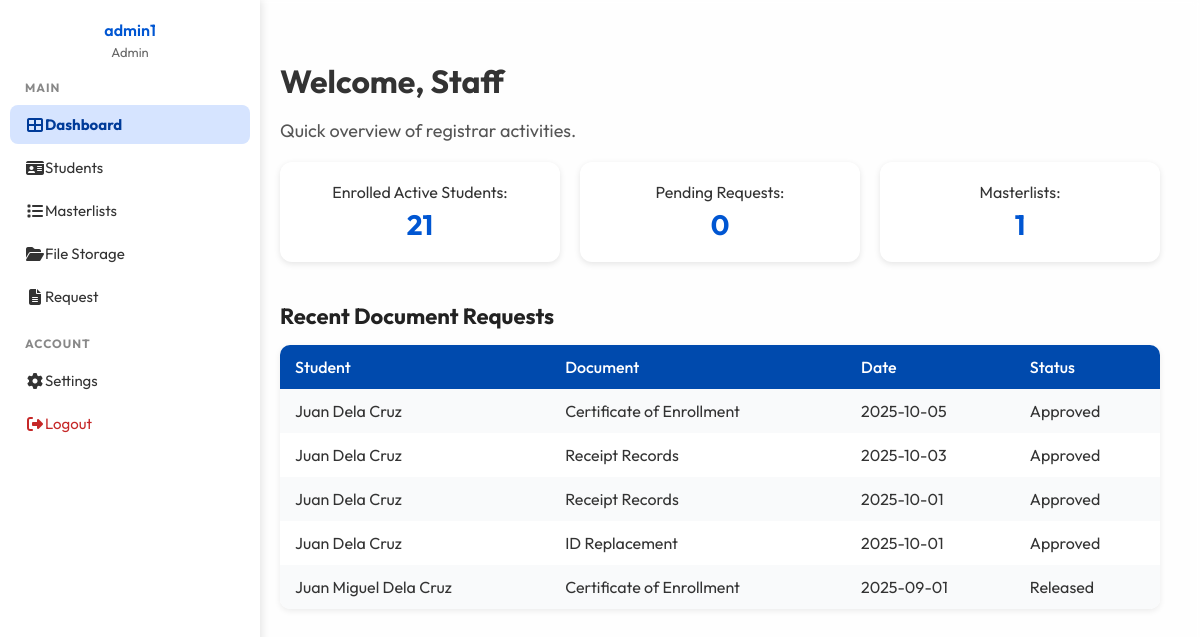
The app's page /staff/index.php (signed in) with its own data.
### tables this page shows
CREATE TABLE `users` (
  `user_id` int(11) NOT NULL,
  `username` varchar(255) DEFAULT NULL,
  `email` varchar(255) NOT NULL,
  `password_hash` text DEFAULT NULL,
  `role_id` int(11) DEFAULT NULL,
  `active` tinyint(1) DEFAULT NULL
);

CREATE TABLE `roles` (
  `role_id` int(11) NOT NULL,
  `name` varchar(255) DEFAULT NULL,
  `description` text DEFAULT NULL
);

CREATE TABLE `document_requests` (
  `request_id` int(11) NOT NULL,
  `student_id` varchar(255) DEFAULT NULL,
  `document_type` varchar(255) DEFAULT NULL,
  `notes` text NOT NULL,
  `request_date` date DEFAULT NULL,
  `status` varchar(255) DEFAULT NULL,
  `release_date` date DEFAULT NULL
);

CREATE TABLE `students` (
  `student_id` varchar(255) NOT NULL,
  `user_id` int(11) DEFAULT NULL,
  `first_name` varchar(255) DEFAULT NULL,
  `last_name` varchar(255) DEFAULT NULL,
  `birthdate` date DEFAULT NULL,
  `gender` varchar(255) DEFAULT NULL,
  `program` varchar(50) NOT NULL,
  `year_level` int(11) DEFAULT NULL,
  `section` int(10) NOT NULL,
  `student_status` varchar(255) DEFAULT NULL,
  `photo_path` text DEFAULT NULL,
  `date_registered` date DEFAULT NULL,
  `email` varchar(255) DEFAULT NULL,
  `contact_no` varchar(255) DEFAULT NULL
);

### staff/index.php (the view, shortened to what this page needs)
<?php
require_once __DIR__ . "/../Database/connection.php";
$res = $conn->query("SELECT COUNT(*) AS total FROM students WHERE student_status = 'Enrolled'");
$studentsCount = $res->fetch_assoc()['total'] ?? 0;
$res = $conn->query("SELECT COUNT(*) AS total FROM document_requests WHERE status = 'Pending'");
$pendingRequests = $res->fetch_assoc()['total'] ?? 0;
$res = $conn->query("SELECT COUNT(*) AS total FROM masterlists");
$masterlistCount = $res->fetch_assoc()['total'] ?? 0;
$recentRequests = $conn->query("
  SELECT r.request_id, r.document_type, r.status, r.request_date, s.first_name, s.last_name
  FROM document_requests r
  LEFT JOIN students s ON r.student_id = s.student_id
  ORDER BY r.request_date DESC
  LIMIT 5
");
?>
<!DOCTYPE html>
<html lang="en">
<head>
  <link rel="stylesheet" href="../components/css/StaffDashboard.css">
</head>
<body>
<?php include 'StaffSidenav.php'; ?>
<div class="container">
  <h1>Welcome, Staff</h1>
  <p>Quick overview of registrar activities.</p>
  <div class="stats">
    <div class="card">Enrolled Active Students: <strong><?= $studentsCount ?></strong></div>
    <div class="card">Pending Requests: <strong><?= $pendingRequests ?></strong></div>
    <div class="card">Masterlists: <strong><?= $masterlistCount ?></strong></div>
  </div>
  <div class="section">
    <h2>Recent Document Requests</h2>
    <table>
      <tr><th>Student</th><th>Document</th><th>Date</th><th>Status</th></tr>
      <?php while ($row = $recentRequests->fetch_assoc()): ?>
        <tr>
          <td><?= htmlspecialchars($row['first_name']." ".$row['last_name']) ?></td>
          <td><?= htmlspecialchars($row['document_type']) ?></td>
          <td><?= htmlspecialchars($row['request_date']) ?></td>
          <td><?= htmlspecialchars($row['status']) ?></td>
        </tr>
      <?php endwhile; ?>
    </table>
  </div>
</body>
</html>

### staff/StaffSidenav.php (shortened to what this page needs)
<?php
  require_once __DIR__ . "/../Database/connection.php";
  $current_page = basename($_SERVER['PHP_SELF']);
  $user_id = $_SESSION['user_id'];
  $stmt = $conn->prepare("
      SELECT u.username, r.name AS role_name
      FROM users u
      JOIN roles r ON u.role_id = r.role_id
      WHERE u.user_id = ?
  ");
  $stmt->bind_param("i", $user_id);
  $stmt->execute();
  $result = $stmt->get_result();
  $user = $result->fetch_assoc();
  $staffName = $user['username'] ?? "Unknown User";
  $staffRole = $user['role_name'] ?? "Unknown Role";
?>
<!DOCTYPE html>
<html lang="en">
<head>
  <link rel="stylesheet" href="https://cdnjs.cloudflare.com/ajax/libs/font-awesome/6.4.0/css/all.min.css">
</head>
<body>
<div class="sidebar collapsed" id="sidebar">
  <div class="sidebar-header">
    <h3 class="sidebar-text"><?= htmlspecialchars($staffName) ?></h3>
    <p class="sidebar-text"><?= htmlspecialchars($staffRole) ?></p>
  </div>
  <div class="sidebar-section">
    <h4 class="sidebar-text">MAIN</h4>
    <a href="index.php" class="<?= $current_page=='index.php' ? 'active' : '' ?>">
      <i class="fas fa-th-large"></i><span class="sidebar-text"> Dashboard</span>
    </a>
    <a href="StudentInfo.php" class="<?= $current_page=='StudentInfo.php' ? 'active' : '' ?>">
      <i class="fas fa-id-card"></i><span class="sidebar-text"> Students</span>
    </a>
    <a href="Masterlist.php" class="<?= $current_page=='Masterlist.php' ? 'active' : '' ?>">
      <i class="fas fa-list"></i><span class="sidebar-text"> Masterlists</span>
    </a>
    <a href="FileStorage.php" class="<?= $current_page=='FileStorage.php' ? 'active' : '' ?>">
      <i class="fas fa-folder-open"></i><span class="sidebar-text"> File Storage</span>
    </a>
    <a href="Request.php" class="<?= $current_page=='Request.php' ? 'active' : '' ?>">
      <i class="fas fa-file-alt"></i><span class="sidebar-text"> Request</span>
    </a>
  </div>
  <div class="sidebar-section">
    <h4 class="sidebar-text">ACCOUNT</h4>
    <a href="#">
      <i class="fas fa-cog"></i><span class="sidebar-text"> Settings</span>
    </a>
    <a href="../Database/logout.php" class="logout">
      <i class="fas fa-sign-out-alt"></i><span class="sidebar-text"> Logout</span>
    </a>
  </div>
</div>
</body>
</html>

### components/css/StaffDashboard.css (style rules this page uses)
body { margin: 0; font-family: 'Outfit', sans-serif; background: #f9f9f9; color: #333; min-height: 100vh; display: flex; flex-direction: column; }
.container { flex: 1; padding: 40px; margin-left: 240px; transition: margin-left 0.3s ease, filter 0.3s ease; box-sizing: border-box; }
.container::before { content: ""; position: absolute; inset: 0; background: rgba(255, 255, 255, 0.85); backdrop-filter: blur(3px); z-index: 0; }
.container > * { position: relative; z-index: 1; }
.container h1 { font-size: 32px; margin-bottom: 10px; }
.container p { font-size: 18px; color: #555; }
.stats { display: grid; grid-template-columns: repeat(auto-fit, minmax(220px, 1fr)); gap: 20px; margin: 20px 0; }
.card { background: #fff; padding: 20px; border-radius: 12px; box-shadow: 0 2px 6px rgba(0,0,0,0.1); text-align: center; transition: transform 0.2s ease; }
.card strong { display: block; font-size: 28px; color: #0056d2; margin-top: 5px; }
.section { margin-top: 40px; text-align: left; }
.section h2 { margin-bottom: 15px; font-size: 22px; color: #222; }
table { width: 100%; border-collapse: collapse; background: #fff; border-radius: 10px; overflow: hidden; box-shadow: 0 2px 6px rgba(0,0,0,0.08); }
table th, table td { padding: 12px 15px; text-align: left; }
table th { background: #004aad; color: #fff; font-weight: 500; }
table tr:nth-child(even) { background-color: #f9fafb; }
tr:nth-child(odd) { background-color: #ffffff; }

### staff/StaffSidenav.php (style rules this page uses)
body { margin: 0; font-family: 'Outfit', sans-serif; background: #f9f9f9; color: #333; display: flex; }
.sidebar { position: fixed; left: 0; top: 0; height: 100%; width: 240px; background: #fff; color: #333; box-shadow: 2px 0 8px rgba(0,0,0,0.1); padding: 20px 10px; transition: width 0.3s ease; overflow-y: auto; z-index: 1000; }
.sidebar-header { text-align: center; margin-bottom: 20px; }
.sidebar-header h3 { margin: 0; font-size: 16px; font-weight: 600; color: #0056d2; }
.sidebar-header p { font-size: 13px; color: #666; margin: 4px 0 0; }
.sidebar-section { margin-bottom: 20px; }
.sidebar-section h4 { margin: 10px 15px; font-size: 12px; text-transform: uppercase; color: #888; letter-spacing: 1px; }
.sidebar a { display: flex; align-items: center; text-decoration: none; color: #333; padding: 10px 15px; border-radius: 8px; margin: 4px 0; transition: background 0.3s, color 0.3s; font-size: 15px; }
.sidebar a i { font-size: 16px; width: 20px; text-align: center; }
.sidebar a.active { background: #d6e4ff; color: #003b99; font-weight: bold; }
.sidebar a.logout { color: #c62828; }

### records on screen
users: username "admin1", role.name "Admin"
document_requests: student.last_name "Juan Dela Cruz", document_type "Certificate of Enrollment", request_date "2025-10-05", status "Approved"
document_requests: student.last_name "Juan Dela Cruz", document_type "Receipt Records", request_date "2025-10-03", status "Approved"
document_requests: student.last_name "Juan Dela Cruz", document_type "Receipt Records", request_date "2025-10-01", status "Approved"
document_requests: student.last_name "Juan Dela Cruz", document_type "ID Replacement", request_date "2025-10-01", status "Approved"
document_requests: student.last_name "Juan Miguel Dela Cruz", document_type "Certificate of Enrollment", request_date "2025-09-01", status "Released"

### other values on screen
$studentsCount "21"
$pendingRequests "0"
$masterlistCount "1"
